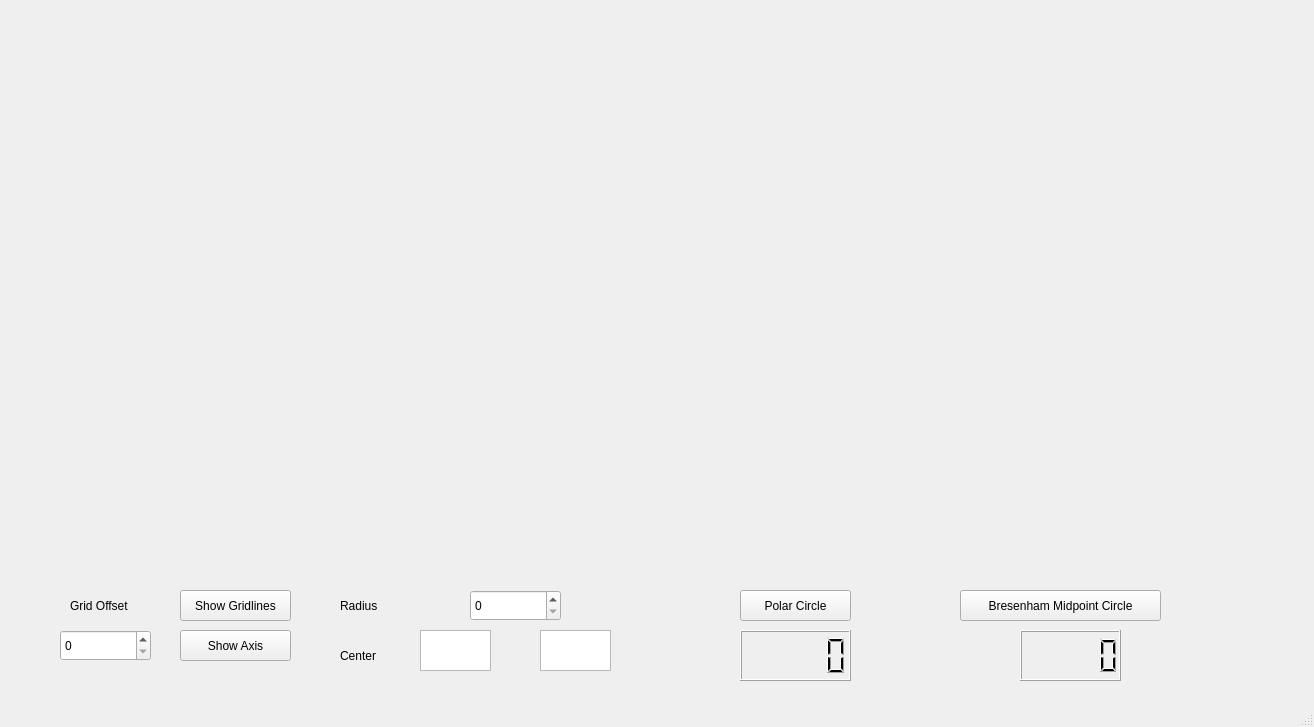
<?xml version="1.0" encoding="UTF-8"?>
<ui version="4.0">
 <class>MainWindow</class>
 <widget class="QMainWindow" name="MainWindow">
  <property name="geometry">
   <rect>
    <x>0</x>
    <y>0</y>
    <width>1314</width>
    <height>727</height>
   </rect>
  </property>
  <property name="windowTitle">
   <string>MainWindow</string>
  </property>
  <widget class="QWidget" name="centralwidget">
   <widget class="QLabel" name="graph">
    <property name="geometry">
     <rect>
      <x>70</x>
      <y>-20</y>
      <width>1200</width>
      <height>600</height>
     </rect>
    </property>
    <property name="text">
     <string/>
    </property>
   </widget>
   <widget class="QLabel" name="label_2">
    <property name="geometry">
     <rect>
      <x>70</x>
      <y>590</y>
      <width>81</width>
      <height>31</height>
     </rect>
    </property>
    <property name="text">
     <string>Grid Offset</string>
    </property>
   </widget>
   <widget class="QPushButton" name="gridlines">
    <property name="geometry">
     <rect>
      <x>180</x>
      <y>590</y>
      <width>111</width>
      <height>31</height>
     </rect>
    </property>
    <property name="text">
     <string>Show Gridlines</string>
    </property>
   </widget>
   <widget class="QSpinBox" name="gridoffset">
    <property name="geometry">
     <rect>
      <x>60</x>
      <y>630</y>
      <width>91</width>
      <height>31</height>
     </rect>
    </property>
   </widget>
   <widget class="QPushButton" name="axis">
    <property name="geometry">
     <rect>
      <x>180</x>
      <y>630</y>
      <width>111</width>
      <height>31</height>
     </rect>
    </property>
    <property name="text">
     <string>Show Axis</string>
    </property>
   </widget>
   <widget class="QLabel" name="label_3">
    <property name="geometry">
     <rect>
      <x>340</x>
      <y>590</y>
      <width>81</width>
      <height>31</height>
     </rect>
    </property>
    <property name="text">
     <string>Radius</string>
    </property>
   </widget>
   <widget class="QSpinBox" name="Radius">
    <property name="geometry">
     <rect>
      <x>470</x>
      <y>590</y>
      <width>91</width>
      <height>31</height>
     </rect>
    </property>
   </widget>
   <widget class="QPushButton" name="polarcircle">
    <property name="geometry">
     <rect>
      <x>740</x>
      <y>590</y>
      <width>111</width>
      <height>31</height>
     </rect>
    </property>
    <property name="text">
     <string>Polar Circle</string>
    </property>
   </widget>
   <widget class="QPushButton" name="BresenhamCircle">
    <property name="geometry">
     <rect>
      <x>960</x>
      <y>590</y>
      <width>201</width>
      <height>31</height>
     </rect>
    </property>
    <property name="text">
     <string>Bresenham Midpoint Circle</string>
    </property>
   </widget>
   <widget class="QLCDNumber" name="polartime">
    <property name="geometry">
     <rect>
      <x>740</x>
      <y>630</y>
      <width>111</width>
      <height>51</height>
     </rect>
    </property>
   </widget>
   <widget class="QLCDNumber" name="Bcrtime">
    <property name="geometry">
     <rect>
      <x>1020</x>
      <y>630</y>
      <width>101</width>
      <height>51</height>
     </rect>
    </property>
   </widget>
   <widget class="QLabel" name="label_4">
    <property name="geometry">
     <rect>
      <x>340</x>
      <y>640</y>
      <width>61</width>
      <height>31</height>
     </rect>
    </property>
    <property name="text">
     <string>Center </string>
    </property>
   </widget>
   <widget class="QTextBrowser" name="x">
    <property name="geometry">
     <rect>
      <x>420</x>
      <y>630</y>
      <width>71</width>
      <height>41</height>
     </rect>
    </property>
   </widget>
   <widget class="QTextBrowser" name="y">
    <property name="geometry">
     <rect>
      <x>540</x>
      <y>630</y>
      <width>71</width>
      <height>41</height>
     </rect>
    </property>
   </widget>
  </widget>
  <widget class="QMenuBar" name="menubar">
   <property name="geometry">
    <rect>
     <x>0</x>
     <y>0</y>
     <width>1314</width>
     <height>25</height>
    </rect>
   </property>
  </widget>
  <widget class="QStatusBar" name="statusbar"/>
 </widget>
 <resources/>
 <connections/>
</ui>
